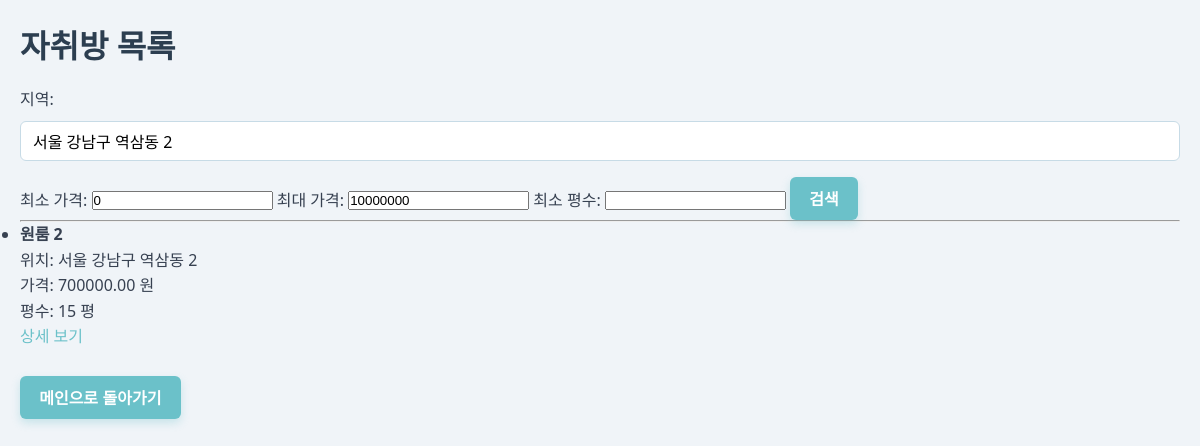
Page /living_Room/rooms_list.php?location=서울 강남구 역삼동 2 on the committed database.
### tables this page shows
CREATE TABLE Room (
    room_id INT AUTO_INCREMENT PRIMARY KEY,                      
    user_id INT NOT NULL,                                        
    room_name VARCHAR(100) NOT NULL,                             
    location VARCHAR(255),                                       
    price DECIMAL(10, 2),                                        
    size FLOAT,                                                  
    image_path TEXT,                                             
    created_at DATETIME DEFAULT CURRENT_TIMESTAMP,               
    description TEXT,                                            
    FOREIGN KEY (user_id) REFERENCES User(user_id) ON DELETE CASCADE  
);

### living_Room/rooms_list.php (the view, shortened to what this page needs)
<?php
include 'db.php';
$location = $_GET['location'] ?? '';
$min_price = $_GET['min_price'] ?? 0;
$max_price = $_GET['max_price'] ?? 10000000;
$size = $_GET['size'] ?? '';
$sql = "SELECT * FROM Room WHERE price BETWEEN ? AND ?";
$params = [$min_price, $max_price];
$types = "ii";
if (!empty($location)) {
    $sql .= " AND location LIKE ?";
    $params[] = "%$location%";
    $types .= "s";
}
$stmt = $conn->prepare($sql);
$stmt->bind_param($types, ...$params);
$stmt->execute();
$result = $stmt->get_result();
?>
<!DOCTYPE html>
<html lang="ko">
<head>
    <link rel="stylesheet" href="css/main.css">
</head>
<body>
<h1>자취방 목록</h1>
<form method="get" action="">
    지역: <input type="text" name="location" value="<?php echo htmlspecialchars($location); ?>">
    최소 가격: <input type="number" name="min_price" value="<?php echo htmlspecialchars($min_price); ?>">
    최대 가격: <input type="number" name="max_price" value="<?php echo htmlspecialchars($max_price); ?>">
    최소 평수: <input type="number" step="1" name="size" value="<?php echo htmlspecialchars($size); ?>">
    <button type="submit">검색</button>
</form>
<hr>
<?php if ($result->num_rows > 0): ?>
    <ul>
    <?php while ($row = $result->fetch_assoc()): ?>
        <li>
            <strong><?php echo htmlspecialchars($row['room_name']); ?></strong><br>
            위치: <?php echo htmlspecialchars($row['location']); ?><br>
            가격: <?php echo htmlspecialchars($row['price']); ?> 원<br>
            평수: <?php echo htmlspecialchars($row['size']); ?> 평<br>
            <a href="room_detail.php?room_id=<?php echo $row['room_id']; ?>">상세 보기</a>
        </li><br>
    <?php endwhile; ?>
    </ul>
<?php else: ?>
    <p>검색 결과가 없습니다.</p>
<?php endif; ?>
<p>
    <a href="main.html">
    <button type="button">메인으로 돌아가기</button>
    </a>
</p>
</body>
</html>

### living_Room/css/main.css (style rules this page uses)
* { margin: 0; padding: 0; box-sizing: border-box; }
body { font-family: 'Segoe UI', Tahoma, Geneva, Verdana, sans-serif; background-color: #f0f4f8; color: #374151; line-height: 1.6; padding: 20px; }
h1, h2, h3 { margin-bottom: 1rem; color: #2c3e50; font-weight: 700; }
button, .btn { display: inline-block; padding: 0.6rem 1.2rem; background-color: #6bc1c9; border: none; color: white; font-size: 1rem; border-radius: 6px; cursor: pointer; font-weight: 600; box-shadow: 0 4px 8px rgba(107, 193, 201, 0.3); transition: background-color 0.3s ease, box-shadow 0.3s ease; }
input[type="text"], input[type="email"], input[type="password"], textarea, select { width: 100%; padding: 0.5rem 0.75rem; margin: 0.5rem 0 1rem 0; border: 1.5px solid #c7dbe6; border-radius: 6px; font-size: 1rem; font-family: inherit; transition: border-color 0.3s ease; }
a { color: #6bc1c9; text-decoration: none; transition: color 0.3s ease; }

### rows in the picture
room: room_name "원룸 2", location "서울 강남구 역삼동 2", price "700000.00", size "15"
